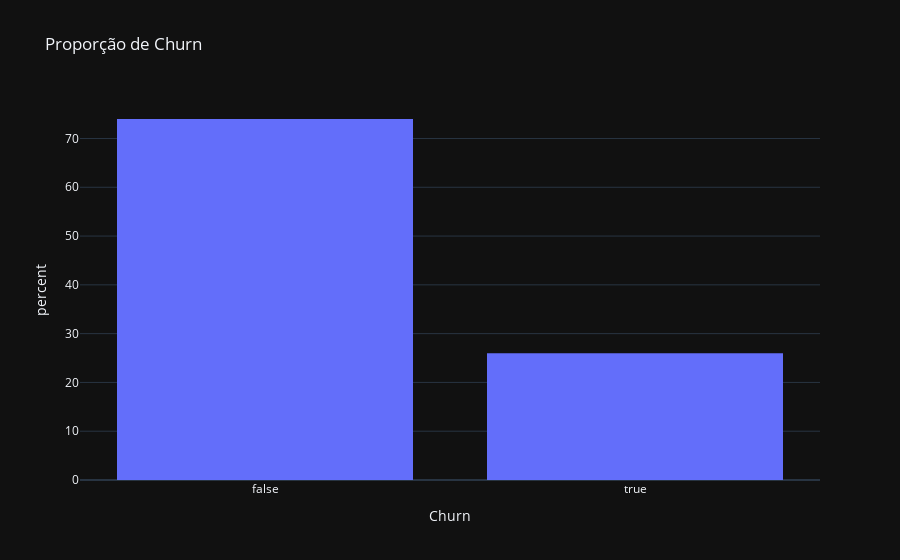

Source (notebook cell):
### Markdown cell above
Apesar do boxplot não ser conclusivo para essa análise preliminar, vale a pena avaliar junto com o total pago para tentar encontrar algum valor mal digitado ou errado.

### Code cell
# Verificando a proporção da variável Churn
pct_churn = df['Churn'].value_counts(normalize = True)

fig = px.histogram(df, x = 'Churn',
                   title= 'Proporção de Churn',
                   histnorm = 'percent')
fig.show()

### Figure 1 — Plotly figure (JSON) as saved in the notebook; plotly's stock layout.template omitted (floating-point values rounded to 4 significant figures; data arrays with more than 128 entries replaced by an {"elided": "..."} marker saying what was removed)
{"data": [{"bingroup": "x", "histnorm": "percent", "hovertemplate": "Churn=%{x}<br>percent=%{y}<extra></extra>", "legendgroup": "", "marker": {"color": "#636efa", "pattern": {"shape": ""}}, "name": "", "orientation": "v", "showlegend": false, "x": {"elided": "2488 bool values"}, "xaxis": "x", "yaxis": "y", "type": "histogram"}], "layout": {"xaxis": {"anchor": "y", "domain": [0.0, 1.0], "title": {"text": "Churn"}}, "yaxis": {"anchor": "x", "domain": [0.0, 1.0], "title": {"text": "percent"}}, "legend": {"tracegroupgap": 0}, "title": {"text": "Proporção de Churn"}, "barmode": "relative"}}
